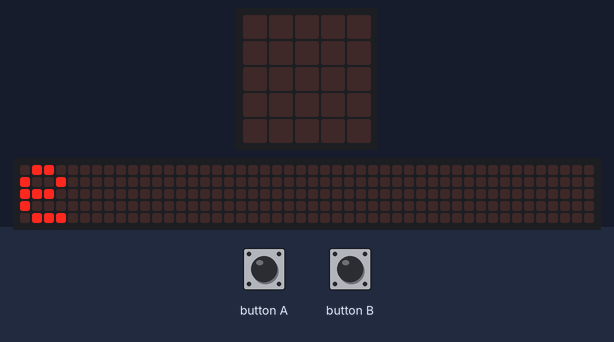
This program was run on a simulated BBC micro:bit (MakeCode). Shown: the board's 5×5 LED display, a strip that is not on the board, showing the scrolling text unrolled. The test bench sets the inputs (shaded band). The 48×5 strip is a reading aid, not a part: it shows the text the display is scrolling, unrolled, one strip-width of it at a time.

Above: at 8.6 s.
10.3 s: button A pressed for 0.15 s
At 11.0 s:
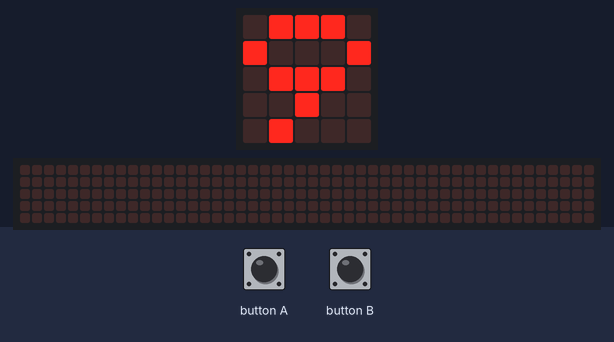
13.4 s: button B pressed for 0.15 s
At 14.4 s:
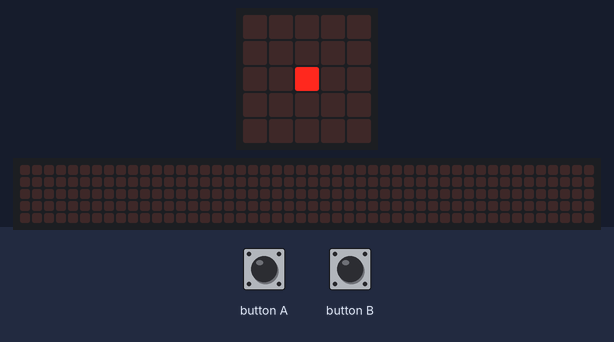
16.5 s: button A pressed for 0.15 s
At 24.75 s:
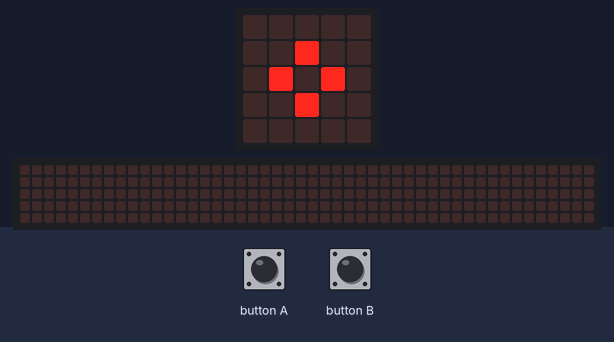

Measured:
- after the input at 10.3 s, the display: changes after 0.15 s (image 1)
- after the input at 13.4 s, the display: first differs from a run without the input after 0.80 s (image 2)
- after the input at 16.5 s, the display: first changes after 0.15 s (image 3 shows a later state)
- what the display in image 0 shows lasts 0.4 s, from 8.6 s to 9.0 s
- what the display in image 1 shows lasts 0.7 s, from 10.5 s to 11.2 s

The program:

main.ts
```typescript
input.onButtonPressed(Button.A, function () {
    counter = 9
    while (counter >= 0) {
        basic.showNumber(counter)
        counter += -1
    }
    basic.showLeds(`
        . . . . .
        . . . . .
        . . # . .
        . . . . .
        . . . . .
        `)
    basic.showLeds(`
        . . . . .
        . . # . .
        . # . # .
        . . # . .
        . . . . .
        `)
    basic.showLeds(`
        . . # . .
        . # . # .
        # . . . #
        . # . # .
        . . # . .
        `)
    basic.showLeds(`
        . # . # .
        # . . . #
        . . . . .
        # . . . #
        . # . # .
        `)
    basic.showLeds(`
        # . . . #
        . . . . .
        . . . . .
        . . . . .
        # . . . #
        `)
    basic.clearScreen()
})
input.onButtonPressed(Button.B, function () {
    counter = 0
})
let counter = 0
basic.showString("2F17 Kate")
```

test.ts
```typescript
// 在這裡測試；當此封包作為擴充功能時，將不會編譯此內容。
```
